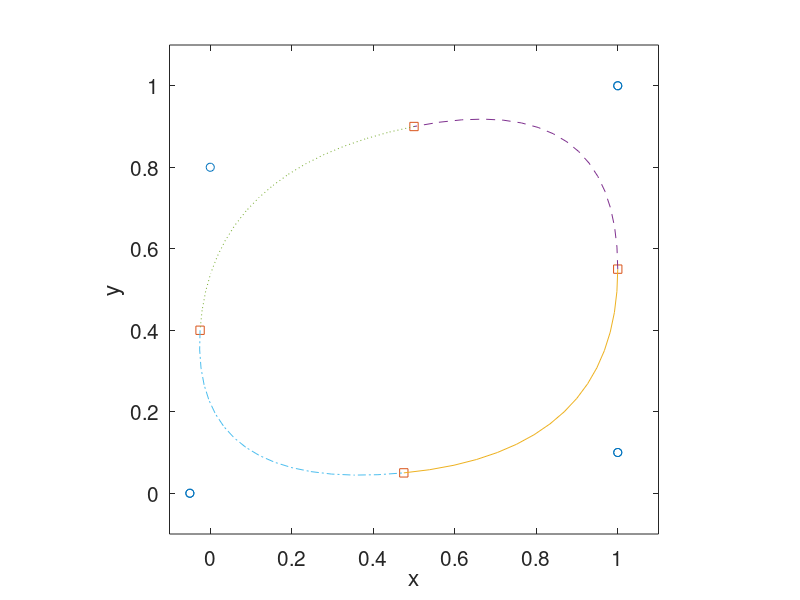

MATLAB code for this plot:
%---------
% quadratic B-spline reconstruction of a closed line
%-------

close all
clear all
axis square
hold on
axis([-0.1 1.1 -0.1 1.1])
box
xlabel('x','fontsize',15)
ylabel('y','fontsize',15)
set(gca,'fontsize',15)

%---
% influence points
%---

N=4;
x=[-0.05 1.0 1.0 0.0];
y=[0.0 0.1 1.0 0.8];

x(N+1)=x(1); y(N+1)=y(1);   % wrap
x(N+2)=x(2); y(N+2)=y(2);
x(N+3)=x(3); y(N+3)=y(3);
plot(x,y,'o')

%---
% knots
%---

for i=1:N
  knotx(i)=0.5*(x(i)+x(i+1));
  knoty(i)=0.5*(y(i)+y(i+1));
end
plot(knotx,knoty,'s')

%---
% plotting
%---

npl=16; % points per segment

Dxi=1/npl;
Ic=0;

for i=2:5
 Ic=0;
for j=1:npl+1
 xi=(j-1.0)*Dxi;
 b2A=0.5*(1.0-xi)^2;
 b20=0.5*(1.0+2.0*xi-2.0*xi^2);
 b21=0.5*xi^2;
 Ic=Ic+1;
 xline(Ic) = x(i-1)*b2A+x(i)*b20+x(i+1)*b21;
 yline(Ic) = y(i-1)*b2A+y(i)*b20+y(i+1)*b21;
end
 if(i==2)
 plot(xline,yline)
 elseif(i==3)
 plot(xline,yline,'--')
 elseif(i==4)
 plot(xline,yline,':')
 elseif(i==5)
 plot(xline,yline,'-.')
 end

end
